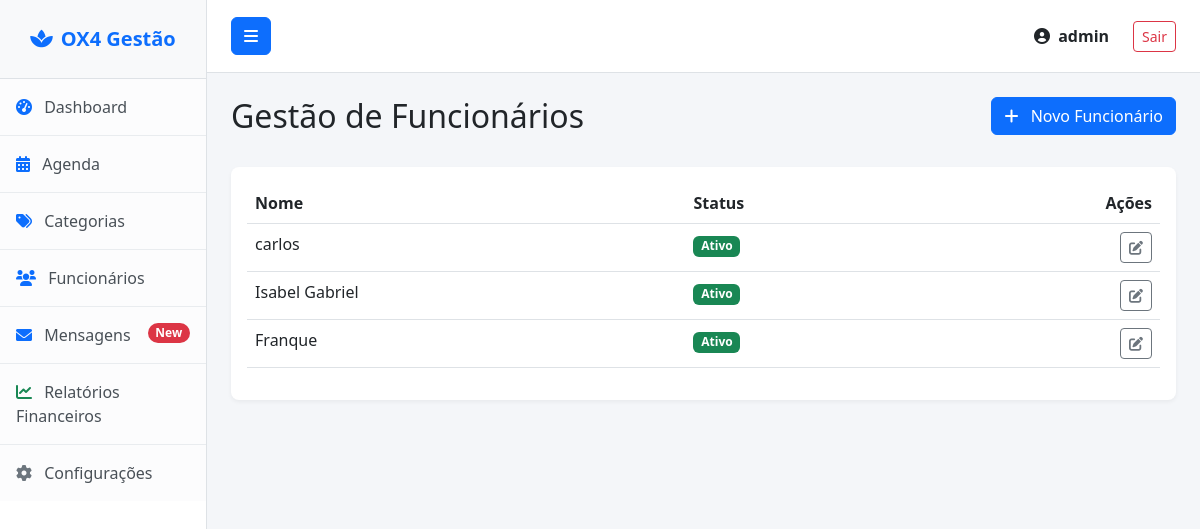
The page /dashboard/funcionarios/ (signed in) on the database its author committed.
### core/models.py (models this page shows, shortened)
class User(AbstractUser):
    USER_TYPE_CHOICES = (
        ('client', 'Cliente'),
        ('receptionist', 'Recepcionista'),
        ('admin', 'Administrador'),
    )
    user_type = models.CharField(max_length=20, choices=USER_TYPE_CHOICES, default='client')
    phone = models.CharField(max_length=20, blank=True, null=True, verbose_name="Telefone")
    birth_date = models.DateField(null=True, blank=True, verbose_name="Data de Nascimento")
    preferences = models.TextField(blank=True, verbose_name="Preferências")
    internal_notes = models.TextField(blank=True, verbose_name="Notas Internas")
    @property
    def is_receptionist(self):
        return self.user_type == 'receptionist'
    @property
    def is_admin(self):
        return self.user_type == 'admin' or self.is_superuser
    class Meta:
        verbose_name = 'Utilizador'
        verbose_name_plural = 'Utilizadores'

class Professional(models.Model):
    name = models.CharField(max_length=100, verbose_name="Nome")
    bio = models.TextField(blank=True, verbose_name="Biografia")
    photo = models.ImageField(upload_to='professionals/', blank=True, null=True, verbose_name="Foto")
    services = models.ManyToManyField(Service, related_name='professionals', verbose_name="Serviços que realiza")
    commission_rate = models.DecimalField(max_digits=5, decimal_places=2, default=0.00, verbose_name="Taxa de Comissão (%)")
    is_active = models.BooleanField(default=True, verbose_name="Ativo")
    class Meta:
        verbose_name = 'Profissional'
        verbose_name_plural = 'Profissionais'

### core/views.py (the view)
# urls.py: path('dashboard/funcionarios/', manage_employees, name='manage_employees'),
@login_required(login_url='receptionist_login')
def manage_employees(request):
    if not request.user.is_receptionist and not request.user.is_admin:
        return redirect('home')
    if request.method == 'POST':
        name = request.POST.get('name')
        if name:
            Professional.objects.create(name=name)
            messages.success(request, 'Funcionário adicionado.')
        return redirect('manage_employees')
    employees = Professional.objects.all()
    return render(request, 'dashboard/employees.html', {'employees': employees})

### templates/dashboard/employees.html (shortened to what this page needs)
{% extends 'dashboard/base_receptionist.html' %}
{% block content %}
<div class="row mb-4">
    <div class="col-md-6">
        <h2>Gestão de Funcionários</h2>
    </div>
    <div class="col-md-6 text-end">
        <button class="btn btn-primary" data-bs-toggle="modal" data-bs-target="#addEmployeeModal">
            <i class="fas fa-plus me-2"></i> Novo Funcionário
        </button>
    </div>
</div>
<div class="card card-custom">
    <div class="card-body">
        <table class="table table-hover">
            <thead>
                <tr>
                    <th>Nome</th>
                    <th>Status</th>
                    <th class="text-end">Ações</th>
                </tr>
            </thead>
            <tbody>
                {% for employee in employees %}
                <tr>
                    <td>{{ employee.name }}</td>
                    <td>
                        {% if employee.is_active %}
                        <span class="badge bg-success">Ativo</span>
                        {% else %}
                        <span class="badge bg-secondary">Inativo</span>
                        {% endif %}
                    </td>
                    <td class="text-end">
                        <button class="btn btn-sm btn-outline-secondary"><i class="fas fa-edit"></i></button>
                    </td>
                </tr>
                {% empty %}
                <tr>
                    <td colspan="3" class="text-center py-4">Nenhum funcionário encontrado.</td>
                </tr>
                {% endfor %}
            </tbody>
        </table>
    </div>
</div>
{% endblock %}

### templates/dashboard/base_receptionist.html (shortened to what this page needs)
<!DOCTYPE html>
<html lang="pt">
<head>
    <link href="https://cdn.jsdelivr.net/npm/bootstrap@5.3.0/dist/css/bootstrap.min.css" rel="stylesheet">
    <link rel="stylesheet" href="https://cdnjs.cloudflare.com/ajax/libs/font-awesome/6.0.0/css/all.min.css">
</head>
<body>
    <div class="d-flex" id="wrapper">
        <div class="bg-white border-end" id="sidebar-wrapper" style="width: 250px; min-height: 100vh;">
            <div class="sidebar-heading border-bottom bg-light text-center py-4 fs-5 fw-bold text-primary">
                <i class="fas fa-spa me-2"></i>OX4 Gestão
            </div>
            <div class="list-group list-group-flush">
                <a href="{% url 'receptionist_dashboard' %}"
                    class="list-group-item list-group-item-action list-group-item-light p-3">
                    <i class="fas fa-tachometer-alt me-2 text-primary"></i> Dashboard
                </a>
                <a href="{% url 'receptionist_dashboard' %}"
                    class="list-group-item list-group-item-action list-group-item-light p-3">
                    <i class="fas fa-calendar-alt me-2 text-primary"></i> Agenda
                </a>
                <a href="{% url 'manage_categories' %}"
                    class="list-group-item list-group-item-action list-group-item-light p-3">
                    <i class="fas fa-tags me-2 text-primary"></i> Categorias
                </a>
                <a href="{% url 'manage_employees' %}"
                    class="list-group-item list-group-item-action list-group-item-light p-3">
                    <i class="fas fa-users me-2 text-primary"></i> Funcionários
                </a>
                <a href="{% url 'inbox' %}" class="list-group-item list-group-item-action list-group-item-light p-3">
                    <i class="fas fa-envelope me-2 text-primary"></i> Mensagens
                    <span class="badge bg-danger rounded-pill float-end">New</span>
                </a>
                {% if user.is_admin %}
                <a href="{% url 'financial_report' %}"
                    class="list-group-item list-group-item-action list-group-item-light p-3">
                    <i class="fas fa-chart-line me-2 text-success"></i> Relatórios Financeiros
                </a>
                {% endif %}
                <a href="{% url 'settings' %}" class="list-group-item list-group-item-action list-group-item-light p-3">
                    <i class="fas fa-cog me-2 text-secondary"></i> Configurações
                </a>
            </div>
        </div>
        <div id="page-content-wrapper" style="width: 100%;">
            <nav class="navbar navbar-expand-lg navbar-light bg-white border-bottom px-4 py-3">
                <button class="btn btn-primary" id="menu-toggle"><i class="fas fa-bars"></i></button>
                <div class="collapse navbar-collapse" id="navbarSupportedContent">
                    <ul class="navbar-nav ms-auto mt-2 mt-lg-0 align-items-center">
                        <li class="nav-item">
                            <span class="nav-link fw-bold text-dark">
                                <i class="fas fa-user-circle me-1"></i> {{ user.username }}
                            </span>
                        </li>
                        <li class="nav-item ms-3">
                            <form action="{% url 'logout' %}" method="post">
                                <button type="submit" class="btn btn-outline-danger btn-sm">Sair</button>
                            </form>
                        </li>
                    </ul>
                </div>
            </nav>
            <div class="container-fluid px-4 py-4">
                {% block content %}{% endblock %}
            </div>
        </div>
    </div>
</body>
</html>

### templates/dashboard/base_receptionist.html (style rules this page uses)
body { background-color: #f4f6f9; font-family: 'Segoe UI', Tahoma, Geneva, Verdana, sans-serif; }
.card-custom { border: none; border-radius: 8px; box-shadow: 0 2px 4px rgba(0, 0, 0, 0.05); background: white; }

### rows shown on the page
User: username "admin"
Professional: name "carlos", is_active "Ativo"
Professional: name "Isabel Gabriel", is_active "Ativo"
Professional: name "Franque", is_active "Ativo"
